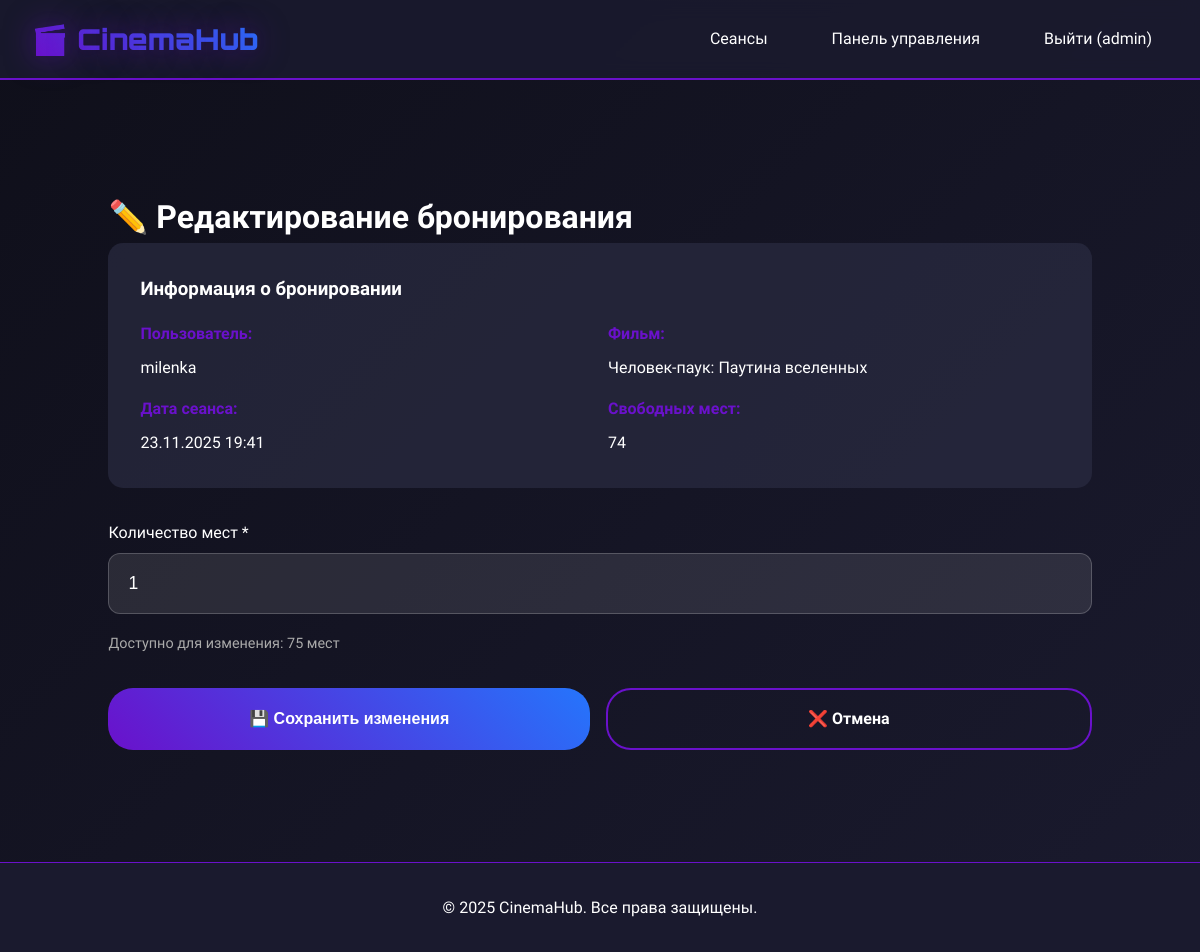
Page /manage/bookings/edit/8/ (signed in) on the committed database.
### core/models.py (models this page shows, shortened)
class Booking(models.Model):
    user = models.ForeignKey(User, on_delete=models.CASCADE)
    session = models.ForeignKey(MovieSession, on_delete=models.CASCADE)
    booking_date = models.DateTimeField(auto_now_add=True)
    seats = models.IntegerField(default=1)

class MovieSession(models.Model):
    title = models.CharField(max_length=200, verbose_name="Название фильма")
    description = models.TextField(verbose_name="Описание")
    date = models.DateTimeField(verbose_name="Дата и время сеанса")
    duration = models.IntegerField(verbose_name="Продолжительность (мин)")
    price = models.DecimalField(max_digits=8, decimal_places=2, verbose_name="Цена")
    seats_available = models.IntegerField(verbose_name="Доступные места")
    image = models.ImageField(upload_to='movies/', null=True, blank=True, verbose_name="Постер")

### core/views.py (the view, shortened to what this page needs)
# urls.py: path('manage/bookings/edit/<int:booking_id>/', views.edit_booking, name='edit_booking'),
@staff_member_required
def edit_booking(request, booking_id):
    booking = get_object_or_404(Booking, id=booking_id)
    return render(request, 'core/edit_booking.html', {'booking': booking})

### templates/core/edit_booking.html (shortened to what this page needs)
{% extends 'core/base.html' %}
{% block content %}
<div class="form-container-wide">
    <h1 class="page-title">✏️ Редактирование бронирования</h1>
    <div class="booking-info" style="background: rgba(45, 48, 71, 0.6); padding: 2rem; border-radius: 15px; margin-bottom: 2rem;">
        <h3 style="color: #fff; margin-bottom: 1rem;">Информация о бронировании</h3>
        <div style="display: grid; grid-template-columns: 1fr 1fr; gap: 1rem;">
            <div>
                <p style="color: #6a11cb; margin-bottom: 0.5rem;"><strong>Пользователь:</strong></p>
                <p style="color: #fff;">{{ booking.user.username }}</p>
            </div>
            <div>
                <p style="color: #6a11cb; margin-bottom: 0.5rem;"><strong>Фильм:</strong></p>
                <p style="color: #fff;">{{ booking.session.title }}</p>
            </div>
            <div>
                <p style="color: #6a11cb; margin-bottom: 0.5rem;"><strong>Дата сеанса:</strong></p>
                <p style="color: #fff;">{{ booking.session.date|date:"d.m.Y H:i" }}</p>
            </div>
            <div>
                <p style="color: #6a11cb; margin-bottom: 0.5rem;"><strong>Свободных мест:</strong></p>
                <p style="color: #fff;">{{ booking.session.seats_available }}</p>
            </div>
        </div>
    </div>
    <form method="post">
        <div class="form-group">
            <label for="seats">Количество мест *</label>
            <input type="number" name="seats" id="seats" class="form-input form-input-large"
                   value="{{ booking.seats }}" min="1" max="{{ booking.session.seats_available|add:booking.seats }}" required>
            <small style="color: #aaa; font-size: 0.9rem;">
                Доступно для изменения: {{ booking.session.seats_available|add:booking.seats }} мест
            </small>
        </div>
        <div class="button-group">
            <button type="submit" class="btn glow-effect">
                💾 Сохранить изменения
            </button>
            <a href="{% url 'admin_bookings' %}" class="btn" style="background: transparent; border: 2px solid #6a11cb;">
                ❌ Отмена
            </a>
        </div>
    </form>
</div>
{% endblock %}

### templates/core/base.html (shortened to what this page needs)
<!DOCTYPE html>
<html lang="ru">
<head>
    <link rel="stylesheet" href="/static/css/style.css">
</head>
<body>
    <nav class="navbar">
        <div class="nav-container">
            <div class="nav-logo">
                <span class="logo-text"><a href="{% url 'index' %}" >🎬 CinemaHub</a></span>
            </div>
            <div class="nav-menu">
                <a href="{% url 'movie_sessions' %}" class="nav-link">Сеансы</a>
                {% if user.is_authenticated %}
                    {% if user.is_staff %}
                        <a href="{% url 'admin_panel' %}" class="nav-link">Панель управления</a>
                    {% else %}
                        <a href="{% url 'profile' %}" class="nav-link">Личный кабинет</a>
                    {% endif %}
                    <a href="{% url 'custom_logout' %}" class="nav-link">Выйти ({{ user.username }})</a>
                {% else %}
                    <a href="{% url 'login' %}" class="nav-link">Войти</a>
                    <a href="{% url 'register' %}" class="nav-link">Регистрация</a>
                {% endif %}
            </div>
        </div>
    </nav>
    <main class="main-content">
        {% block content %}
        {% endblock %}
    </main>
    <footer class="footer">
        <div class="footer-content">
            <p>&copy; 2025 CinemaHub. Все права защищены.</p>
        </div>
    </footer>
</body>
</html>

### static/css/style.css (style rules this page uses)
* { margin: 0; padding: 0; box-sizing: border-box; }
:root { --primary: #6a11cb; --secondary: #2575fc; --accent: #ff2e63; --dark: #1a1a2e; --darker: #0f0f1a; --light: #ffffff; --gray: #2d3047; }
body { font-family: 'Exo 2', sans-serif; background: linear-gradient(135deg, var(--darker) 0%, var(--dark) 100%); color: var(--light); min-height: 100vh; line-height: 1.6; }
.navbar { background: rgba(26, 26, 46, 0.95); backdrop-filter: blur(10px); padding: 1rem 0; position: fixed; width: 100%; top: 0; z-index: 1000; border-bottom: 2px solid var(--primary); }
.nav-container { max-width: 1200px; margin: 0 auto; display: flex; justify-content: space-between; align-items: center; padding: 0 2rem; }
.logo-text { font-family: 'Orbitron', sans-serif; font-size: 1.8rem; font-weight: 900; background: linear-gradient(45deg, var(--primary), var(--secondary)); -webkit-background-clip: text; -webkit-text-fill-color: transparent; text-shadow: 0 0 30px rgba(106, 17, 203, 0.5); }
.logo-text a { text-decoration: none; }
.nav-menu { display: flex; gap: 2rem; }
.nav-link { color: var(--light); text-decoration: none; font-weight: 500; padding: 0.5rem 1rem; border-radius: 25px; transition: all 0.3s ease; position: relative; overflow: hidden; }
.main-content { margin-top: 80px; min-height: calc(100vh - 160px); padding: 2rem; }
.form-input { width: 100%; padding: 1rem; margin-bottom: 1rem; background: rgba(255, 255, 255, 0.1); border: 1px solid rgba(255, 255, 255, 0.2); border-radius: 10px; color: var(--light); font-size: 1rem; transition: all 0.3s ease; }
.btn { background: linear-gradient(45deg, var(--primary), var(--secondary)); color: white; border: none; padding: 1rem 2rem; border-radius: 25px; font-size: 1rem; font-weight: 600; cursor: pointer; transition: all 0.3s ease; text-decoration: none; display: inline-block; text-align: center; }
.footer { background: var(--dark); padding: 2rem; text-align: center; border-top: 1px solid var(--primary); }
.glow-effect { animation: glow 2s ease-in-out infinite alternate; }
.form-group { margin-bottom: 1.5rem; }
.form-group label { display: block; margin-bottom: 0.5rem; color: #fff; font-weight: 500; }
.form-container-wide { max-width: none !important; width: 95% !important; margin: 2rem auto !important; padding: 3rem !important; }
.form-input-large { font-size: 1.1rem !important; padding: 1.2rem !important; border-radius: 12px !important; }
.button-group { display: flex; gap: 1rem; margin-top: 2rem; }
.button-group .btn { flex: 1; text-align: center; }

### rows in the picture
Booking: user.username "milenka", session "Человек-паук: Паутина вселенных", session "23.11.2025 19:41", session.seats_available "74", seats "1", session.seats_available|add "75"

### other values in the picture
{{ user.username }} "admin"
